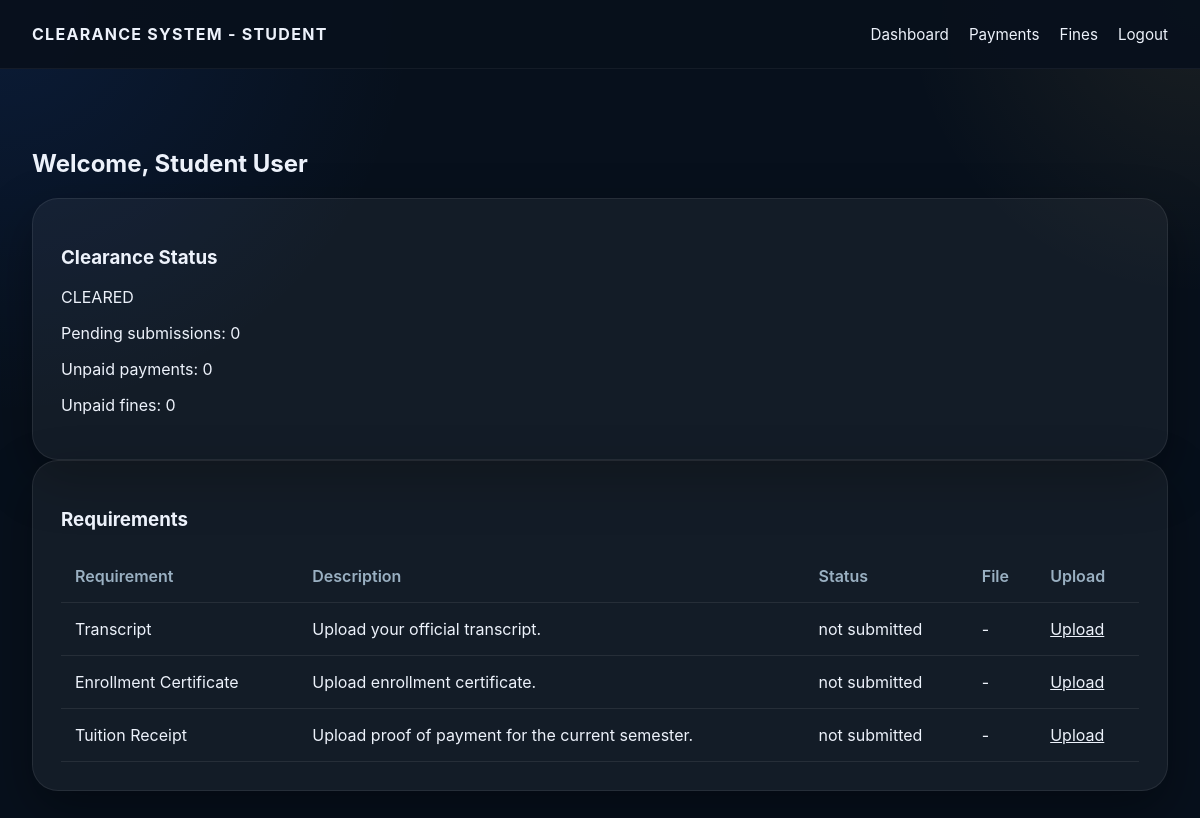
/student/dashboard.php (signed in), run on the app's committed database.
### tables this page shows
CREATE TABLE IF NOT EXISTS requirements (
    id INT AUTO_INCREMENT PRIMARY KEY,
    section_id INT NOT NULL,
    name VARCHAR(150) NOT NULL,
    description TEXT,
    FOREIGN KEY (section_id) REFERENCES sections(id) ON DELETE CASCADE
);

### student/dashboard.php (the view, shortened to what this page needs)
<?php
require_once '../config/database.php';
$user = $_SESSION['user'];
$student_id = $user['id'];
$requirements = $pdo->prepare(
    "SELECT r.id, r.name, r.description, s.status, s.file_name, s.id AS submission_id
     FROM requirements r
     LEFT JOIN submissions s ON s.requirement_id = r.id AND s.student_id = ?");
$requirements->execute([$student_id]);
$requirements = $requirements->fetchAll();
$pending = $pdo->prepare("SELECT COUNT(*) FROM submissions WHERE student_id = ? AND status != 'verified'");
$pending->execute([$student_id]);
$pendingCount = $pending->fetchColumn();
$unpaidPayments = $pdo->prepare("SELECT COUNT(*) FROM payments WHERE student_id = ? AND status = 'unpaid'");
$unpaidPayments->execute([$student_id]);
$paymentCount = $unpaidPayments->fetchColumn();
$unpaidFines = $pdo->prepare("SELECT COUNT(*) FROM fines WHERE student_id = ? AND status = 'unpaid'");
$unpaidFines->execute([$student_id]);
$finesCount = $unpaidFines->fetchColumn();
if($pendingCount == 0 && $paymentCount == 0 && $finesCount == 0) {
    $status = 'CLEARED';
} elseif($paymentCount > 0 || $finesCount > 0) {
    $status = 'HAS FINES';
} else {
    $status = 'PENDING';
}
?>
<!DOCTYPE html>
<html lang="en">
<head>
    <link rel="stylesheet" href="../css/style.css">
</head>
<body>
    <header class="navbar">
        <div class="logo">Clearance System - Student</div>
        <nav class="nav-links">
            <a href="dashboard.php">Dashboard</a>
            <a href="payments.php">Payments</a>
            <a href="fines.php">Fines</a>
            <a href="../logout.php">Logout</a>
        </nav>
    </header>
    <main class="page-content">
        <h2>Welcome, <?php echo htmlspecialchars($user['name']); ?></h2>
        <div class="card">
            <h3>Clearance Status</h3>
            <p><?php echo $status; ?></p>
            <p>Pending submissions: <?php echo $pendingCount; ?></p>
            <p>Unpaid payments: <?php echo $paymentCount; ?></p>
            <p>Unpaid fines: <?php echo $finesCount; ?></p>
        </div>
        <div class="card">
            <h3>Requirements</h3>
            <?php if(empty($requirements)): ?>
                <p>No requirements found.</p>
            <?php else: ?>
                <table>
                    <thead>
                        <tr><th>Requirement</th><th>Description</th><th>Status</th><th>File</th><th>Upload</th></tr>
                    </thead>
                    <tbody>
                        <?php foreach($requirements as $item): ?>
                            <tr>
                                <td><?php echo htmlspecialchars($item['name']); ?></td>
                                <td><?php echo htmlspecialchars($item['description']); ?></td>
                                <td><?php echo $item['status'] ? $item['status'] : 'not submitted'; ?></td>
                                <td>
                                    <?php if($item['file_name']): ?>
                                        <a href="../uploads/<?php echo htmlspecialchars($item['file_name']); ?>" target="_blank">View</a>
                                    <?php else: ?>
                                        -
                                    <?php endif; ?>
                                </td>
                                <td>
                                    <a href="upload.php?requirement_id=<?php echo $item['id']; ?>">Upload</a>
                                </td>
                            </tr>
                        <?php endforeach; ?>
                    </tbody>
                </table>
            <?php endif; ?>
        </div>
    </main>
</body>
</html>

### css/style.css (style rules this page uses)
:root { --bg: #07101c; --surface: rgba(255, 255, 255, 0.06); --surface-strong: rgba(255, 255, 255, 0.1); --border: rgba(255, 255, 255, 0.08); --text: #edf2fb; --muted: #9ab0c2; --highlight: #2972ff; --highlight-soft: rgba(41, 114, 255, 0.12); --accent: #ffd166; --shadow: 0 20px 50px rgba(0, 0, 0, 0.35); }
* { box-sizing: border-box; }
body { margin: 0; min-height: 100vh; font-family: 'Inter', Arial, sans-serif; background: radial-gradient(circle at top left, rgba(41, 114, 255, 0.12), transparent 28%), radial-gradient(circle at top right, rgba(255, 209, 102, 0.08), transparent 20%), var(--bg); color: var(--text); }
body a { color: inherit; }
.navbar { display: flex; align-items: center; justify-content: space-between; gap: 20px; padding: 24px 32px; position: sticky; top: 0; z-index: 10; background: rgba(8, 16, 28, 0.95); border-bottom: 1px solid rgba(255, 255, 255, 0.05); }
.logo { font-size: 1rem; font-weight: 700; letter-spacing: 0.08em; text-transform: uppercase; }
.nav-links { display: flex; align-items: center; flex-wrap: wrap; gap: 20px; }
.nav-links a { color: var(--text); text-decoration: none; font-size: 0.95rem; transition: color 0.2s ease; }
.page-content { max-width: 1200px; margin: 0 auto; padding: 60px 32px 80px; }
.feature-card, .card { background: rgba(255, 255, 255, 0.05); border: 1px solid rgba(255, 255, 255, 0.08); border-radius: 26px; padding: 28px; box-shadow: var(--shadow); }
table { width: 100%; border-collapse: collapse; color: var(--text); }
table th, table td { padding: 16px 14px; border-bottom: 1px solid rgba(255, 255, 255, 0.08); }
table th { text-align: left; color: var(--muted); font-weight: 600; }

### data on the page
requirements: name "Transcript", description "Upload your official transcript."
requirements: name "Enrollment Certificate", description "Upload enrollment certificate."
requirements: name "Tuition Receipt", description "Upload proof of payment for the current semester."

### other printed values
$user['name'] "Student User"
$status "CLEARED"
$pendingCount "0"
$paymentCount "0"
$finesCount "0"
